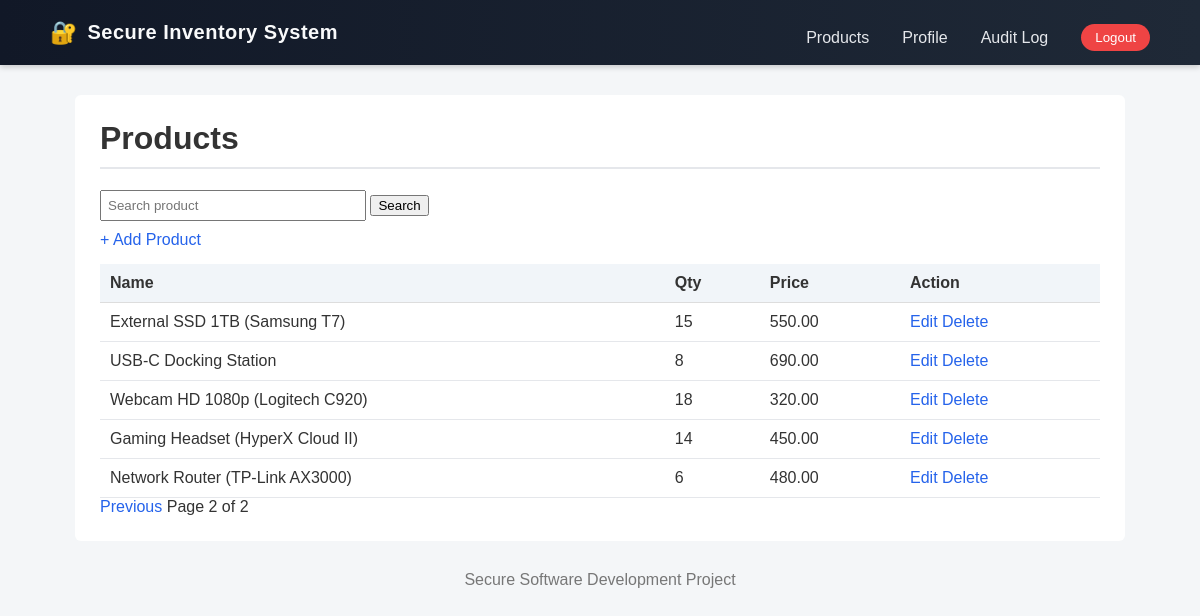
Screenshot of /products/?page=2&search= (signed in) with the database file from the repository.
### inventory/models.py (models this page shows, shortened)
class Product(models.Model):
    name = models.CharField(max_length=100)
    quantity = models.PositiveIntegerField()
    price = models.DecimalField(max_digits=10, decimal_places=2)

### inventory/views.py (the view)
# urls.py: path('products/', product_list),
@login_required
def product_list(request):
    search = request.GET.get('search', '')
    products = Product.objects.filter(name__icontains=search)
    paginator = Paginator(products, 5)
    page_number = request.GET.get('page')
    page_obj = paginator.get_page(page_number)
    return render(request, 'inventory/product_list.html', {
        'page_obj': page_obj,
        'search': search
    })

### templates/inventory/product_list.html (shortened to what this page needs)
{% extends "base.html" %}
{% block content %}
<h1>Products</h1>
<form method="get">
    <input name="search" value="{{ search }}" placeholder="Search product">
    <button>Search</button>
</form>
{% if user.is_staff %}
<a href="/products/add/">+ Add Product</a>
{% endif %}
<table>
<tr><th>Name</th><th>Qty</th><th>Price</th>{% if user.is_staff %}<th>Action</th>{% endif %}</tr>
{% for p in page_obj %}
<tr>
<td>{{ p.name }}</td>
<td>{{ p.quantity }}</td>
<td>{{ p.price }}</td>
{% if user.is_staff %}
<td>
<a href="/products/edit/{{ p.id }}/">Edit</a>
<a href="/products/delete/{{ p.id }}/"
   onclick="return confirm('Are you sure you want to delete this product?');">
   Delete
</a>
</td>
{% endif %}
</tr>
{% endfor %}
</table>
<div>
{% if page_obj.has_previous %}
<a href="?page={{ page_obj.previous_page_number }}&search={{ search }}">Previous</a>
{% endif %}
Page {{ page_obj.number }} of {{ page_obj.paginator.num_pages }}
</div>
{% endblock %}

### static/style.css (style rules this page uses)
body { font-family: Arial, Helvetica, sans-serif; margin: 0; background-color: #f4f6f8; color: #333; }
table { width: 100%; border-collapse: collapse; }
td, th { padding: 8px; border-bottom: 1px solid #ddd; }
a { text-decoration: none; color: #2563eb; }
h1 { margin-top: 0; border-bottom: 2px solid #e5e7eb; padding-bottom: 10px; }
table { width: 100%; border-collapse: collapse; margin-top: 15px; }
table th { background-color: #f1f5f9; text-align: left; padding: 10px; }
table td { padding: 10px; border-bottom: 1px solid #e5e7eb; }
form input { padding: 6px; margin-bottom: 10px; width: 250px; }

### rows the page displays
Product: name "External SSD 1TB (Samsung T7)", quantity "15", price "550.00"
Product: name "USB-C Docking Station", quantity "8", price "690.00"
Product: name "Webcam HD 1080p (Logitech C920)", quantity "18", price "320.00"
Product: name "Gaming Headset (HyperX Cloud II)", quantity "14", price "450.00"
Product: name "Network Router (TP-Link AX3000)", quantity "6", price "480.00"

### other values shown
{{ page_obj.number }} "2"
{{ page_obj.paginator.num_pages }} "2"
